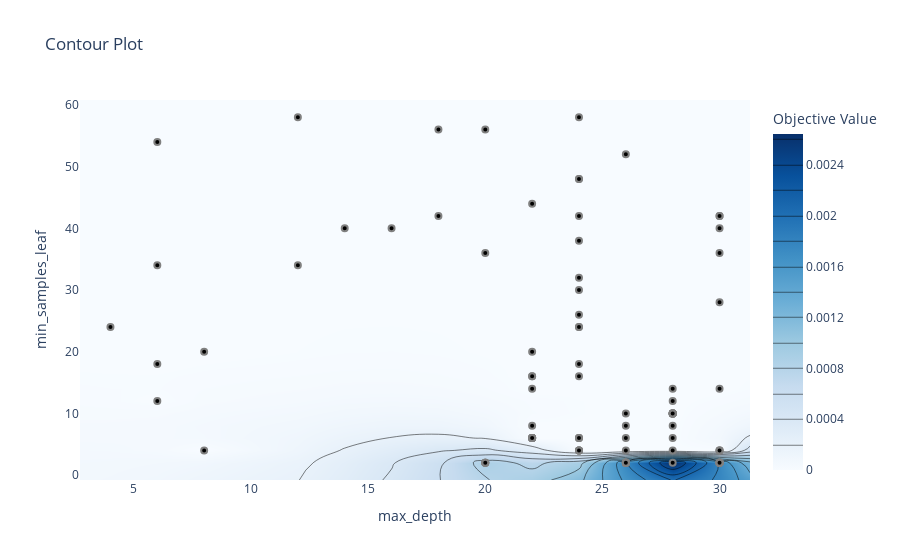

This figure's notebook cell:
### Code cell
optuna.visualization.plot_contour(study)

### Figure 1 — Plotly figure (JSON) as saved in the notebook; plotly's stock layout.template omitted (floating-point values rounded to 4 significant figures; data arrays with more than 128 entries replaced by an {"elided": "..."} marker saying what was removed)
{"data": [{"colorbar": {"title": {"text": "Objective Value"}}, "colorscale": [[0, "rgb(247,251,255)"], [0.125, "rgb(222,235,247)"], [0.25, "rgb(198,219,239)"], [0.375, "rgb(158,202,225)"], [0.5, "rgb(107,174,214)"], [0.625, "rgb(66,146,198)"], [0.75, "rgb(33,113,181)"], [0.875, "rgb(8,81,156)"], [1, "rgb(8,48,107)"]], "connectgaps": true, "contours": {"coloring": "heatmap"}, "hoverinfo": "none", "line": {"smoothing": 1.3}, "reversescale": false, "type": "contour", "x": [2.7, 4, 6, 8, 12, 14, 16, 18, 20, 22, 24, 26, 28, 30, 31.3], "y": [-0.8, 2, 4, 6, 8, 10, 12, 14, 16, 18, 20, 24, 26, 28, 30, 32, 34, 36, 38, 40, 42, 44, 48, 52, 54, 56, 58, 60.8], "z": {"elided": "28x15 float values"}}, {"marker": {"color": "black", "line": {"color": "Gray", "width": 2}}, "mode": "markers", "name": "Feasible Trial", "showlegend": false, "type": "scatter", "x": [24, 22, 28, 4, 26, 8, 22, 6, 12, 6, 12, 8, 20, 22, 24, 24, 18, 6, 30, 30, 6, 30, 30, 20, 24, 24, 18, 30, 30, 14, 30, 16, 28, 26, 26, 28, 26, 26, 28, 26, 26, 26, 26, 26, 26, 26, 26, 26, 26, 26, 28, 28, 28, 28, 28, 28, 28, 28, 28, 28, 28, 22, 22, 22, 22, 22, 22, 22, 22, 22, 22, 22, 24, 24, 24, 24, 24, 24, 24, 24, 24, 24, 24, 24, 24, 24, 30, 30, 30, 20, 20, 30, 30, 30, 30, 30, 30, 30, 20, 20], "y": [32, 8, 14, 24, 52, 4, 20, 54, 58, 12, 34, 20, 56, 44, 58, 30, 56, 34, 28, 14, 18, 40, 36, 36, 38, 42, 42, 2, 42, 40, 42, 40, 2, 2, 2, 4, 2, 2, 6, 2, 6, 2, 4, 2, 2, 2, 8, 2, 2, 10, 10, 10, 10, 10, 10, 10, 12, 10, 8, 10, 10, 14, 6, 6, 6, 6, 6, 6, 6, 6, 16, 16, 6, 6, 6, 4, 16, 4, 48, 4, 18, 26, 24, 24, 48, 4, 4, 4, 4, 2, 2, 2, 2, 2, 2, 2, 2, 2, 2, 2]}, {"marker": {"color": "#cccccc", "line": {"color": "Gray", "width": 2}}, "mode": "markers", "name": "Infeasible Trial", "showlegend": false, "type": "scatter", "x": [], "y": []}], "layout": {"title": {"text": "Contour Plot"}, "xaxis": {"range": [2.7, 31.3], "title": {"text": "max_depth"}}, "yaxis": {"range": [-0.8, 60.8], "title": {"text": "min_samples_leaf"}}}}
